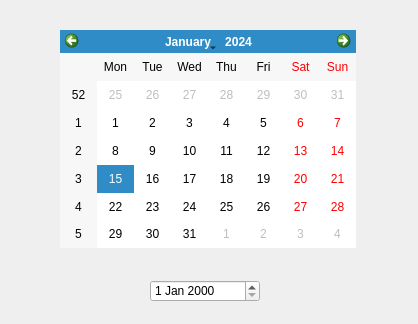
<?xml version="1.0" encoding="UTF-8"?>
<ui version="4.0">
 <class>Dialog</class>
 <widget class="QDialog" name="Dialog">
  <property name="geometry">
   <rect>
    <x>0</x>
    <y>0</y>
    <width>418</width>
    <height>324</height>
   </rect>
  </property>
  <property name="windowTitle">
   <string>Dialog</string>
  </property>
  <widget class="QDateEdit" name="dateEdit">
   <property name="geometry">
    <rect>
     <x>150</x>
     <y>280</y>
     <width>110</width>
     <height>22</height>
    </rect>
   </property>
  </widget>
  <widget class="QCalendarWidget" name="calendarWidget">
   <property name="geometry">
    <rect>
     <x>60</x>
     <y>30</y>
     <width>296</width>
     <height>218</height>
    </rect>
   </property>
  </widget>
 </widget>
 <resources/>
 <connections/>
</ui>
